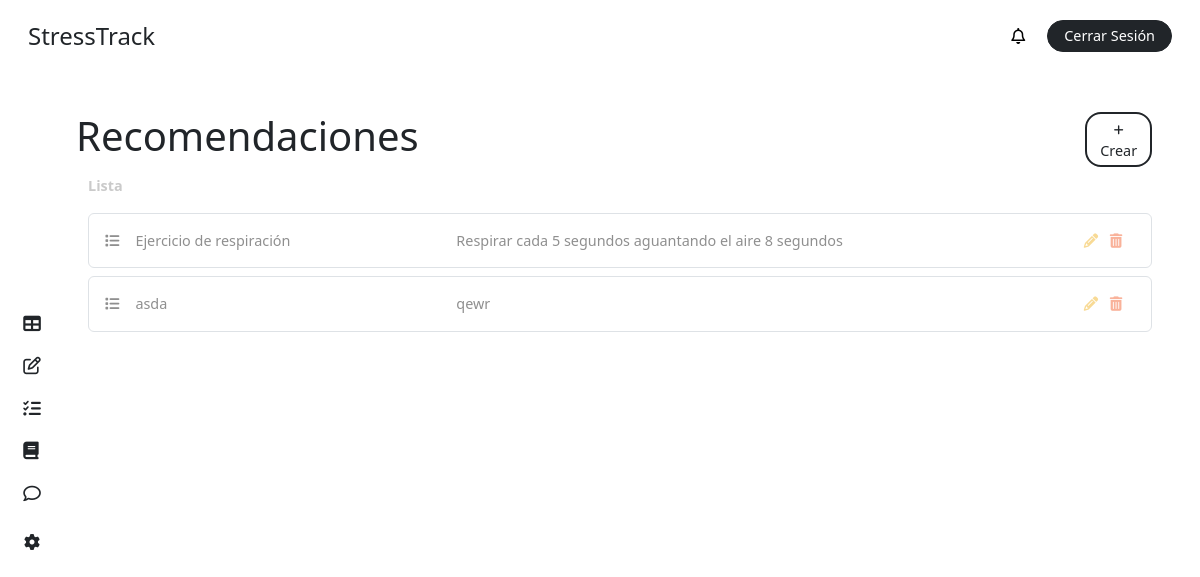
The app's page /recommendation/ (signed in), older data.
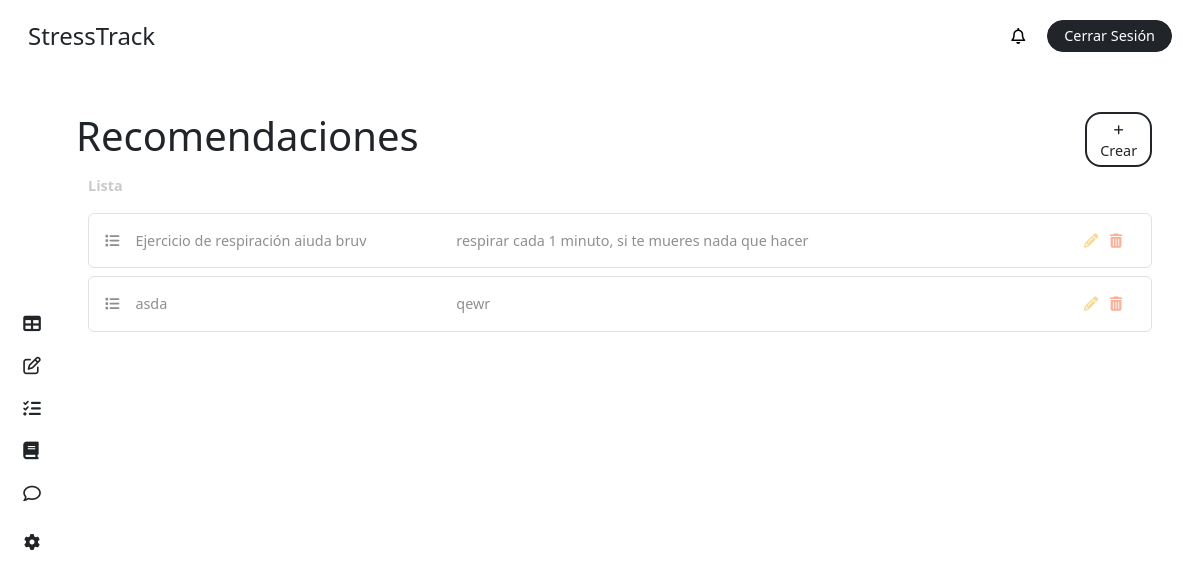
The same page, newer data.
### stress/models.py (models this page shows, shortened)
class Recommendation(models.Model):
    title = models.CharField(max_length=255)
    description = models.CharField(max_length=255)
    min_percent = models.IntegerField()
    max_percent = models.IntegerField()

### stress/views.py (the view, shortened to what this page needs)
# urls.py: path('recommendation/', views.recommendation, name='recommendation'),
@login_required
def recommendation(request):
    user = request.user
    form = RecommendationForm()
    recommendations = Recommendation.objects.all()
    context = {
        'role': user.role,
        'recommendations': recommendations,
        'form': form,
    }
    return render(request, 'dashboard/recommendation.html', context)

### stress/templates/dashboard/recommendation.html (shortened to what this page needs)
{% extends "base/dashboard_base.html" %}
{% block content %}
{% include "elements/dashboard_sidebar.html" with role=role %}
<main class="main p-4 pt-3 pe-5">
  <div class="my-4">
        <div class="row">
            <div class="col-11 p-0">
                <h1 class="m-0">Recomendaciones</h1>
            </div>
            <div class="col-1 d-flex flex-column justify-content-center">
                <button
                    class="fs-7 text-center rounded-4 bg-white border border-dark border-2 text-dark text-decoration-none py-1 px-2"
                    data-bs-toggle="modal"
                    data-bs-target="#addRecoModal"
                >
                    <i class="fa-solid fa-plus fs-8"></i> Crear
                </button>
            </div>
        </div>
        <label class="text-grisillo fw-bold my-2">Lista</label>
        {% if recommendations %}
            {% for recommendation in recommendations %}
                <div class="p-3 my-2 rounded-2 text-gris border border-1">
                    <div class="row">
                        <div class="col-4">
                            <i class="fa-solid fa-list me-3"></i>{{ recommendation.title }}
                        </div>
                        <div class="col-7">
                            {{ recommendation.description }}
                        </div>
                        <div class="col-1 text-center">
                            <a  href="#"
                                class="mx-1 text-decoration-none text-not-bad edit-task"
                                data-bs-toggle="modal"
                                data-bs-target="#updateRecoModal{{ recommendation.id }}""
                                title="Editar">
                                <i class="fa-solid fa-pencil"></i>
                            </a>
                            <a  href="{% url 'delete-recommendation' recommendation.id %}"
                                class="mx-1 text-decoration-none text-dying"
                                title="Eliminar"
                                id="delete-reco-{{ recommendation.id }}"
                            >
                                <i class="fa-solid fa-trash-can"></i>
                            </a>
                        </div>
                    </div>
                </div>
            {% endfor %}
        {% else %}
            <div class="bg-inf p-3 my-2 rounded-2 text-gris">
                <i class="fas fa-info-circle me-2"></i> No existen recomendaciones por el momento.
            </div>
        {% endif %}
    </div>
</main>
{% endblock %}

Row changes from the older to the newer data that the page shows:
changed Recommendation: title "Ejercicio de respiración" → "Ejercicio de respiración aiuda bruv"; description "Respirar cada 5 segundos aguantando el aire 8 segundos" → "respirar cada 1 minuto, si te mueres nada que hacer"
